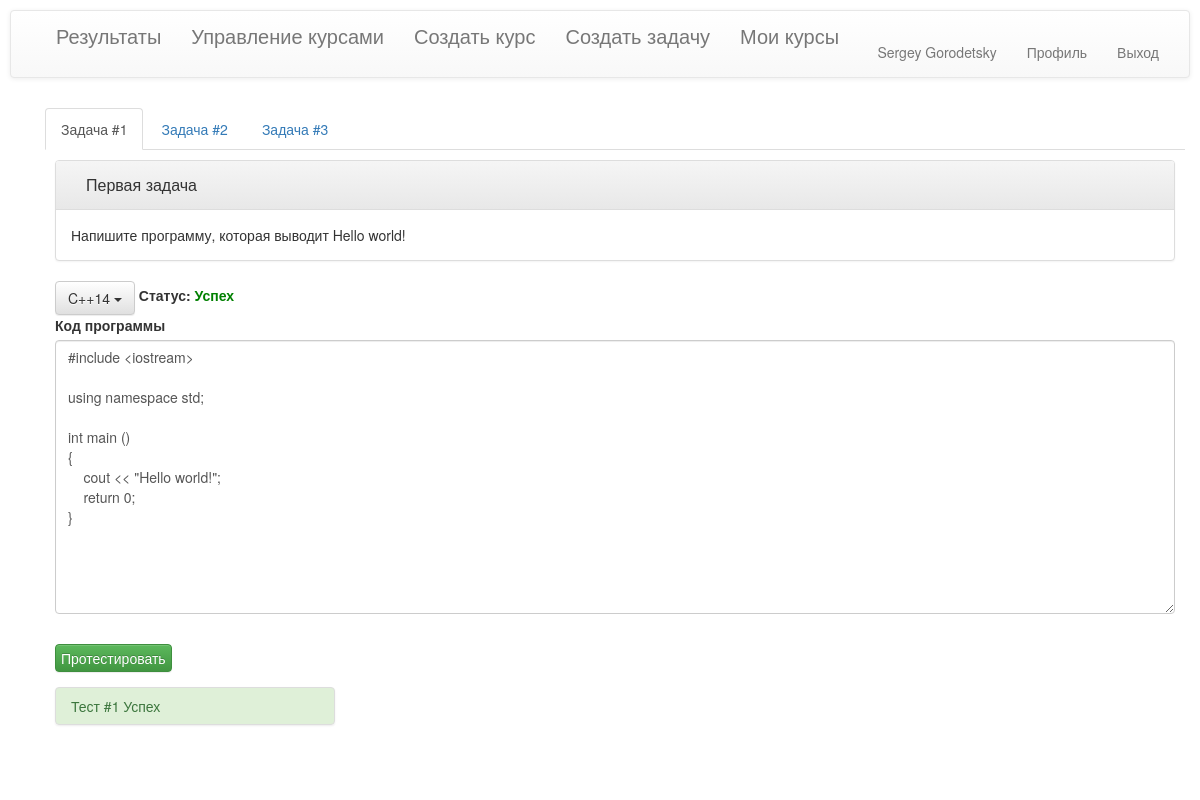
/code/ (signed in), run on the app's committed database.
### code_reception/models.py (models this page shows, shortened)
class Task(models.Model):
    Question_id = models.IntegerField(default=-1)
    title = models.CharField(max_length=100)
    text = models.TextField()
    timeout = models.FloatField(default=3.0)
    user_set = models.ManyToManyField(User)
    def __str__(self):
        return self.title

class TaskResult(models.Model):
    test = models.ForeignKey(Task, on_delete=models.CASCADE)
    user = models.ForeignKey(User, on_delete=models.CASCADE)
    solve_status = models.CharField(max_length=20, default='no run')
    status_color = models.CharField(max_length=30, default='red')
    tests_success = models.TextField(max_length=100, default=json.dumps([]))
    submitted_code = models.TextField(max_length=1000, default=CPP_TEMPLATE)

### code_reception/views.py (the view)
# urls.py: path('code/', views.code_view, name='code_page'),
@login_required
def code_view(request, course=None, student_id=None):
    print('student id:', student_id)
    if not course:
        course = Course.objects.filter(users=request.user).first().id
    if student_id:
        user = User.objects.all().get(id=student_id)
    else:
        user = None
    if request.method == 'POST':
        context = get_context(request, course, user)
        logging.info(request.POST)  # we can get the code here
        print(context)
        return render(request, 'code_reception/code.html', context)
    else:
        context = get_context(request, course, user)
        print(context)
        return render(request, 'code_reception/code.html', context)

### code_reception/views.py (called while the page is built)
def get_context(request, course, student):
    context = {}
    ctx = list()
    if not student:
        user = request.user
    else:
        user = student
    tasks = user.task_set.filter(course=Course.objects.get(id=course)).all()
    logging.critical(tasks)
    for e in list(tasks):
        try:
            task_result = e.taskresult_set.get(user=user)
        except ObjectDoesNotExist:
            task_result = TaskResult(test=e, user=user)
            task_result.save()
        logging.info(json.loads(task_result.tests_success))
        task_result.tests_success = json.loads(task_result.tests_success)  # hack, fix later
        ctx.append({'test': e, 'result': task_result})
    context['tasks'] = ctx
    context['course'] = course
    return context

### code_reception/templates/code_reception/code.html (shortened to what this page needs)
{% extends "code_reception/base.html"%}
{% block content %}
<div id="task_tabs" class="container">
   <div class="tabbable">
       <ul class="nav nav-tabs">
            {% for task in tasks %}
                {% if forloop.counter == 1 %}
                    <li class="active"><a href="#tab1" data-toggle="tab">Задача #1  </a></li>
                {% else %}
                    <li><a href="#tab{{forloop.counter}}" data-toggle="tab">Задача #{{forloop.counter}}  </a></li>
                {% endif %}
            {% endfor %}
       </ul>
       <div class="tab-content">
            {% for task in tasks %}
                <div {% if forloop.counter == 1 %} class="tab-pane active" {% else %} class="tab-pane" {% endif %} id="tab{{forloop.counter}}">
                    <div class="panel panel-default">
                        <div class="panel-heading">
                            <h3 id="Title" class="panel-title">{{task.test.title}}</h3>
                        </div>
                        <div class="panel-body">
                            {{task.test.text}}
                        </div>
                        </div>
                        <div class="dropdown">
                            <button class="btn btn-default dropdown-toggle" type="button" id="dropdownMenu1" data-toggle="dropdown" aria-haspopup="true" aria-expanded="true">
                                C++14
                                <span class="caret"></span>
                            </button>
                        <label id="status">
                            Статус: <font id="status_color" color="{{task.result.status_color}}">
                            {% if task.result.solve_status == 'Success' %}
                                Успех
                            {% elif task.result.solve_status == 'Fail'%}
                                Ошибка
                            {% elif task.result.solve_status == 'Not compiled'%}
                               Ошибка компиляции
                            {% elif task.result.solve_status == 'no run'%}
                                Не протестировано
                            {% else %}
                                {{task.result.solve_status}}
                            {% endif %}
                        </font>
                        </label>
                        </div>
                            <div class="form-group">
                                <label for="txtarea">Код программы </label>
                                <textarea name='code' class="form-control" id="txtarea" rows="13">{{task.result.submitted_code}}</textarea>
                            </div>
                            <button id="submit_btn"  class="btn btn-success" onclick="sendTask()">Протестировать</button>
                        <ul class="list-group" id="results">
                            {% for result in task.result.tests_success %}
                                {% if result == 'True' %}
                                    <li id="testcase{{forloop.counter}}" class="list-group-item list-group-item-success">Тест #{{forloop.counter}} Успех</li>
                                {% else %}
                                    <li id="testcase{{forloop.counter}}" class="list-group-item list-group-item-danger">Тест #{{forloop.counter}} Ошибка</li>
                                {% endif %}
                            {% endfor %}
                        </ul>
                </div>
            {% endfor %}
       </div>
   </div>
</div>
{% endblock content %}

### code_reception/templates/code_reception/base.html (shortened to what this page needs)
{% load static %}
<!DOCTYPE html>
<html lang="en">
<head>
    <link rel="stylesheet" type="text/css" href="{% static 'code_reception/main.css' %}">
    <link rel="stylesheet" href="https://maxcdn.bootstrapcdn.com/bootstrap/3.3.7/css/bootstrap.min.css">
    <link href="https://cdnjs.cloudflare.com/ajax/libs/select2/4.0.7/css/select2.min.css" rel="stylesheet" />
<link rel="stylesheet" href="https://maxcdn.bootstrapcdn.com/bootstrap/3.3.7/css/bootstrap-theme.min.css">
</head>
<body>
<nav class="navbar navbar-default">
  <div class="container-fluid">
    <div class="collapse navbar-collapse" id="bs-example-navbar-collapse-1">
      <ul class="nav navbar-nav">
            {% for group in user.groups.all %}
              {% if group.name == 'Student' %}
                <li><a href="{% url 'assigned' %}" style="font-size:20px;">Мои курсы</a></li>
              {% endif %}
              {% if group.name == 'Teacher' %}
                <li><a href="{% url 'all_courses_view' %}" style="font-size:20px;">Результаты</a></li>
                <li><a href="{% url 'all_courses_view' %}" style="font-size:20px;">Управление курсами</a></li>
                <li><a href="{% url 'create_course' %}" style="font-size:20px;">Создать курс</a></li>
                <li><a href="{% url 'create_task' %}" style="font-size:20px;">Создать задачу</a></li>
              {% endif %}
            {% endfor %}
      </ul>
      <ul class="nav navbar-nav navbar-right">
        {% if user.is_authenticated %}
            <li><a>{{user.get_full_name|default:user.username}}</a></li>
            <li><a href="{% url 'profile' %}">Профиль</a></li>
            <li><a href="{% url 'logout' %}">Выход</a></li>
        {% else %}
            <li><a href="{% url 'login' %}">Вход</a></li>
            <li><a href="{% url 'register' %}">Регистрация</a></li>
        {% endif %}
      </ul>
    </div>
  </div>
</nav>
<div class="container">
    {% block content %}{% endblock %}
</div>
</body>
</html>

### code_reception/static/code_reception/main.css (style rules this page uses)
body { padding: 10px ; }
ul { margin: 0; }
#Title { opacity: 1; }
#task_tabs h3 { color : #333; padding : 5px 15px; }
.tab-pane { padding: 10px; }
textarea { margin:0px 0px; padding:5px; height:16px; line-height:16px; width:100%; display:block; margin:0px auto; }
#submit_btn { margin:15px 0px; padding:5px; line-height:16px; display: inline-block; }
#results { line-height:16px; width:25%; display:block; }

### data on the page
Task: shows "Задача #1", test "Первая задача", test.text "Напишите программу, которая выводит Hello world!", code "#include <iostream> using namespace std; int main () { cout << \"Hello world!\"; return 0; }"

### other printed values
{{ user.get_full_name|default:user.username }} "Sergey Gorodetsky"
